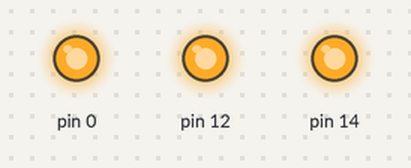
Simulated run of this sketch. Board: Arduino Uno, built with avr-gcc and run on an emulated ATmega328P. Parts: output pins drawn as LEDs (lit = HIGH).

Above: at 0.5 s.
At 3.5 s:
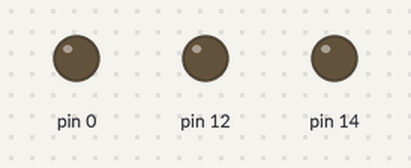
Timing chart, 0 to 4.6 s (numbered marks = the images above):
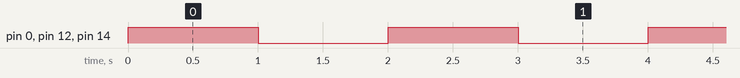

Measured:
- by itself, pin 0, pin 12, pin 14: alternates HIGH for 1.0 s and LOW for 1.0 s

The sketch:

Blink-LED_GPIO12_14_0.ino
```cpp
/*
 * Meteo-v3
 * Blink example
 * LEDs are connected to GPIO12 or/and GPIO14 or/and GPIO0
 *
 * made by chiptron.cz (2019)
 *
 * czech website www.chiptron.cz
 * english website www.time4ee.com
 *
 * Based on example from arduino.cc (Blink)
*/

// the setup function runs once when you disconnect DTR pin or power the board
void setup() {
  // initialize digital pins as an output.
  pinMode(12, OUTPUT);
  pinMode(14, OUTPUT);
  pinMode(0, OUTPUT);
}

// the loop function runs over and over again forever
void loop() {
  digitalWrite(12, HIGH);   // turn the LED on (HIGH is the voltage level)
  digitalWrite(14, HIGH);   // turn the LED on (HIGH is the voltage level)
  digitalWrite(0, HIGH);   // turn the LED on (HIGH is the voltage level)
  delay(1000);                       // wait for a second
  digitalWrite(12, LOW);    // turn the LED off by making the voltage LOW
  digitalWrite(14, LOW);    // turn the LED off by making the voltage LOW
  digitalWrite(0, LOW);    // turn the LED off by making the voltage LOW
  delay(1000);                       // wait for a second
}
```
